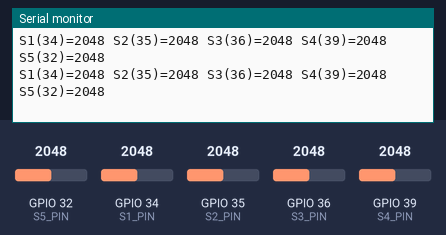
Recording of a sketch running on a simulated ESP32. On the bench: the last lines printed to the serial monitor. The inputs (shaded band) are chosen by the test bench; at power-on: GPIO 32 (S5_PIN) = 2048, GPIO 34 (S1_PIN) = 2048, GPIO 35 (S2_PIN) = 2048, GPIO 36 (S3_PIN) = 2048, GPIO 39 (S4_PIN) = 2048 (analog values on the 0–4095 scale).

Above: at 1.7 s.
1.8 s: GPIO 32 (S5_PIN) set to 1051
At 2.9 s:
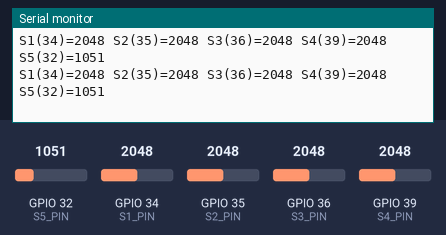
4.8 s: GPIO 32 (S5_PIN) set to 935
At 5.7 s:
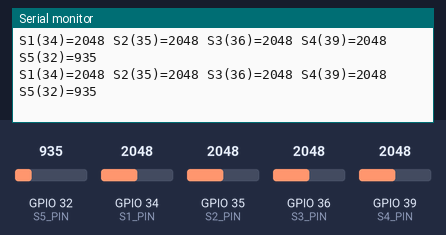
7.8 s: GPIO 34 (S1_PIN) set to 1042
At 8.6 s:
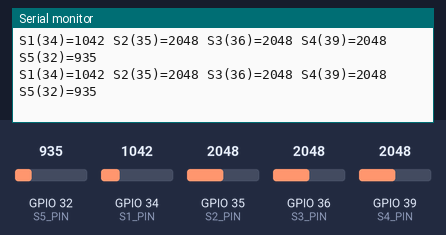
9.3 s: GPIO 34 (S1_PIN) set to 935
At 10.1 s:
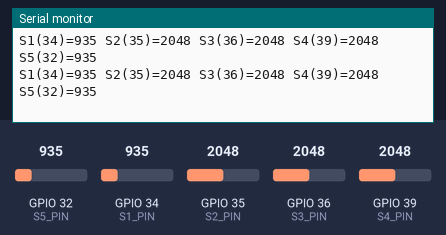
Timing chart, 0 to 12.3 s (numbered marks = the images above; inputs shaded):
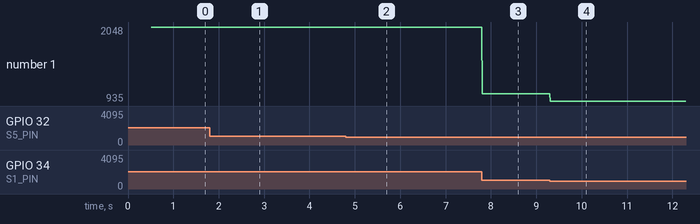

Measured:
- after the input at 1.8 s, the serial monitor: prints a new line at once (image 1)
- after the input at 4.8 s, the serial monitor: prints a new line at once (image 2)
- after the input at 7.8 s, the serial monitor: prints a new line at once (image 3)
- after the input at 9.3 s, the serial monitor: prints a new line at once (image 4)
- plotted number 1: 2048 → 1042 after the input at 7.8 s

The sketch:

test_line_pins.ino
```cpp
// DIAGNOSTIC: Сырое чтение 5 пинов датчика линии
// Цель: найти пин, который "висит" (не меняет значение)
// Без калибровки и усреднения - чистый analogRead
//
// Как пользоваться:
//   1. Загрузить, открыть Serial Monitor (115200)
//   2. Водить датчиком над чёрным/белым (или закрывать пальцем)
//   3. Смотреть колонку RANGE = max - min:
//        RANGE большой  -> пин живой, реагирует
//        RANGE ~0       -> пин ВИСИТ (нет подтяжки / нет контакта / мёртвый канал)
//   4. Команда 'r' + Enter в Serial Monitor -> сброс min/max

// Пины датчика линии (как в проекте)
#define S1_PIN 34   // GPIO 34 (ADC1_CH6) - край,  input-only, БЕЗ подтяжки
#define S2_PIN 35   // GPIO 35 (ADC1_CH7) -        input-only, БЕЗ подтяжки
#define S3_PIN 36   // GPIO 36 (ADC1_CH0) - центр, input-only, БЕЗ подтяжки (VP)
#define S4_PIN 39   // GPIO 39 (ADC1_CH3) -        input-only, БЕЗ подтяжки (VN)
#define S5_PIN 32   // GPIO 32 (ADC1_CH4) - край,  есть внутренняя подтяжка

const uint8_t pins[5] = { S1_PIN, S2_PIN, S3_PIN, S4_PIN, S5_PIN };
const char*   names[5] = { "S1(34)", "S2(35)", "S3(36)", "S4(39)", "S5(32)" };

int raw[5];
int minv[5];
int maxv[5];

void resetMinMax() {
  for (uint8_t i = 0; i < 5; i++) {
    minv[i] = 4095;
    maxv[i] = 0;
  }
  Serial.println("[RESET] min/max cleared");
}

void setup() {
  Serial.begin(115200);
  Serial.println("\n=== LINE SENSOR PIN DIAGNOSTIC ===");
  Serial.println("Pins: S1=34 S2=35 S3=36 S4=39 S5=32");

  analogSetWidth(12);              // 0..4095
  analogReadResolution(12);
  analogSetAttenuation(ADC_11db);  // полный диапазон ~0..3.3V
  // (набор инициализации АЦП единый с test_line_sensor.ino и основным скетчем)

  resetMinMax();
  Serial.println("Move sensor over black/white. RANGE~0 means the pin is STUCK.");
  Serial.println("Send 'r' to reset min/max.\n");
  delay(500);
}

void loop() {
  // Сброс по команде 'r'
  if (Serial.available()) {
    char c = Serial.read();
    if (c == 'r' || c == 'R') resetMinMax();
  }

  // Читать сырые значения и обновлять min/max
  for (uint8_t i = 0; i < 5; i++) {
    raw[i] = analogRead(pins[i]);
    if (raw[i] < minv[i]) minv[i] = raw[i];
    if (raw[i] > maxv[i]) maxv[i] = raw[i];
  }

  // Всё в одну строку: S1=.. S2=.. S3=.. S4=.. S5=..
  for (uint8_t i = 0; i < 5; i++) {
    Serial.print(names[i]);
    Serial.print("=");
    Serial.print(raw[i]);
    Serial.print(" ");
  }
  Serial.println();
}

// Author: Anton Petnitsky
// GitHub: https://github.com/Mukller/Balance_robot
// Last modified: 2026-06-10 00:24:08 +0300
```
